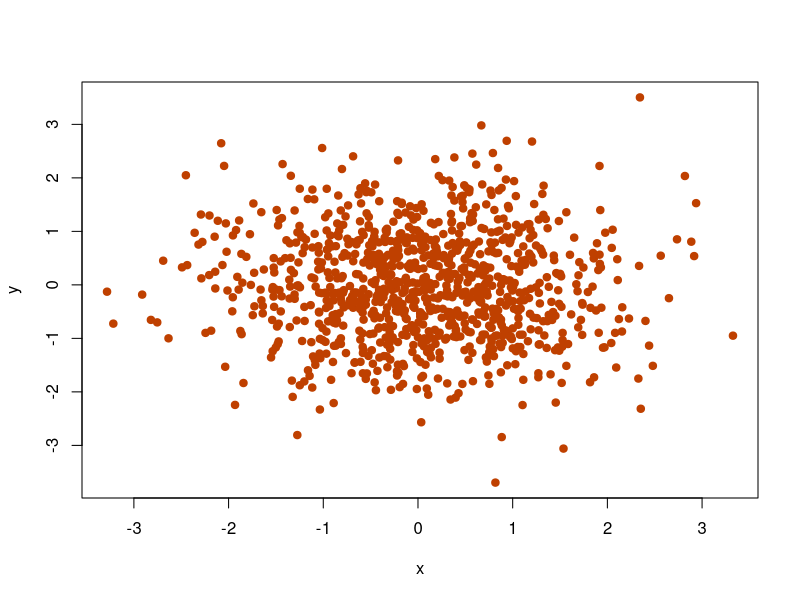
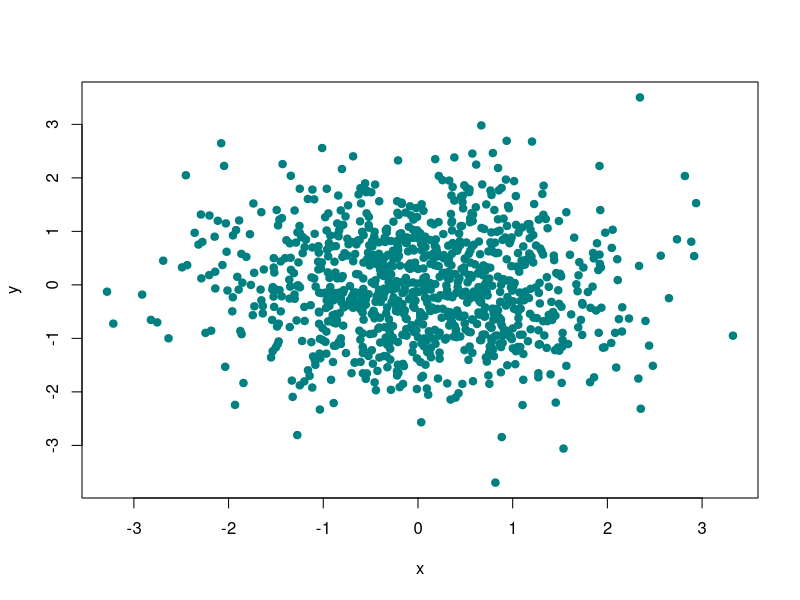
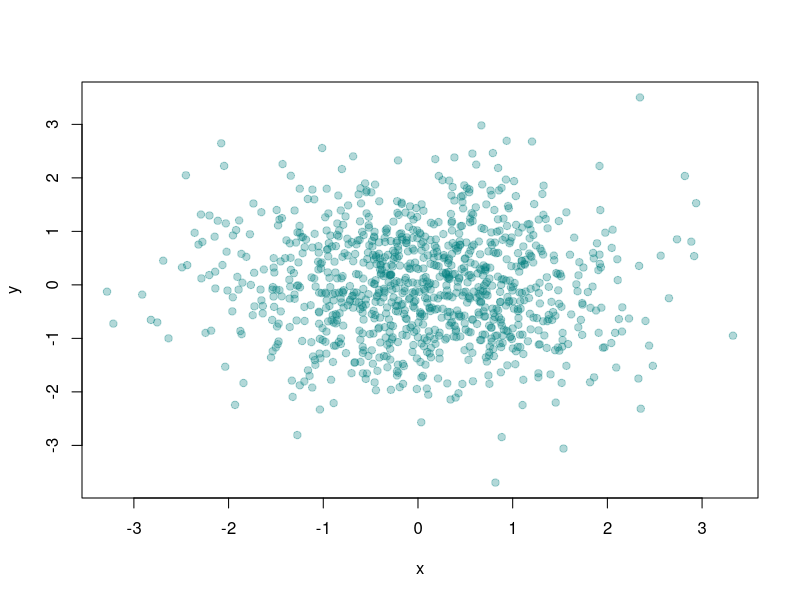
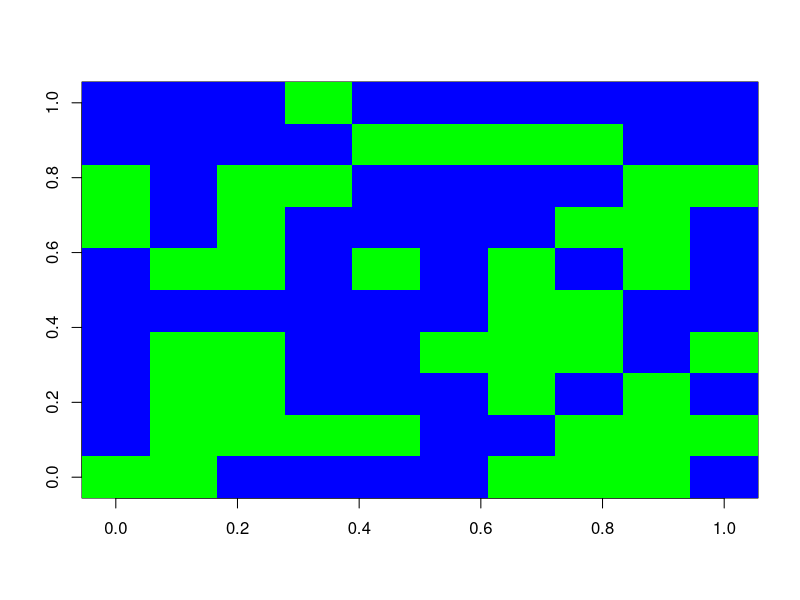
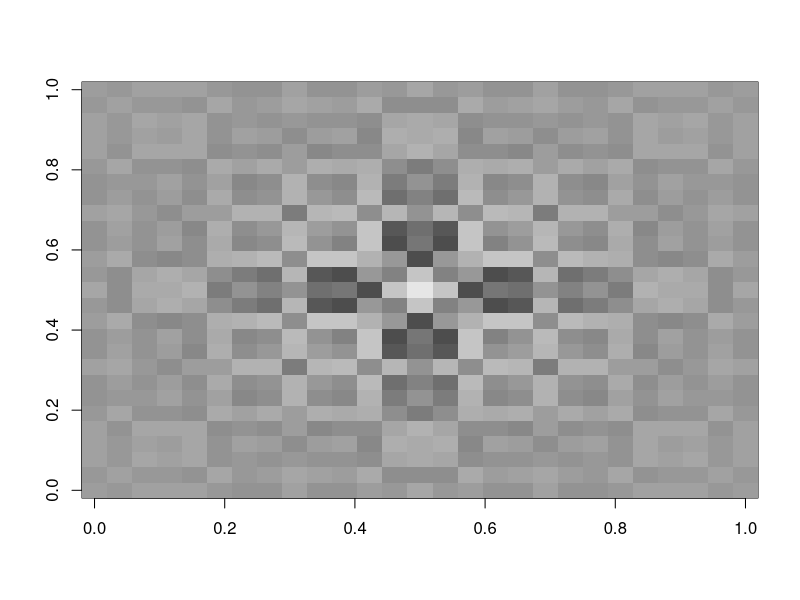
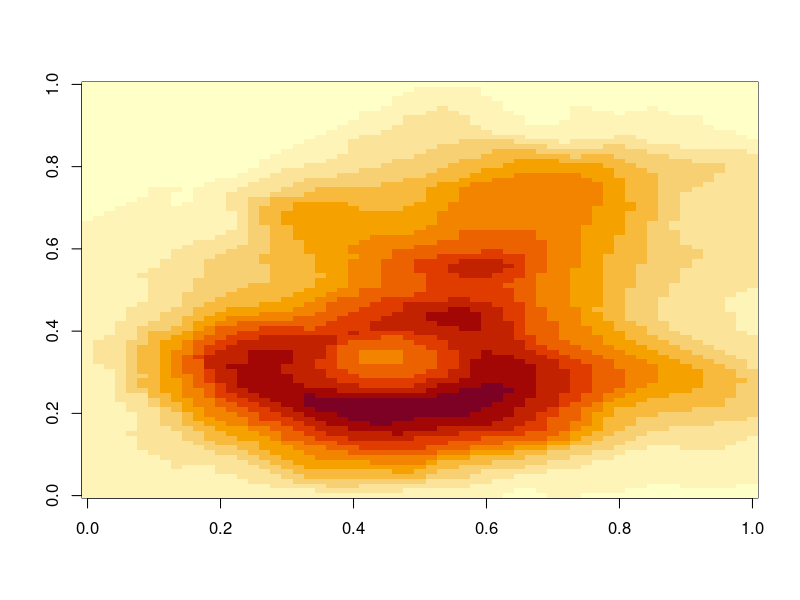
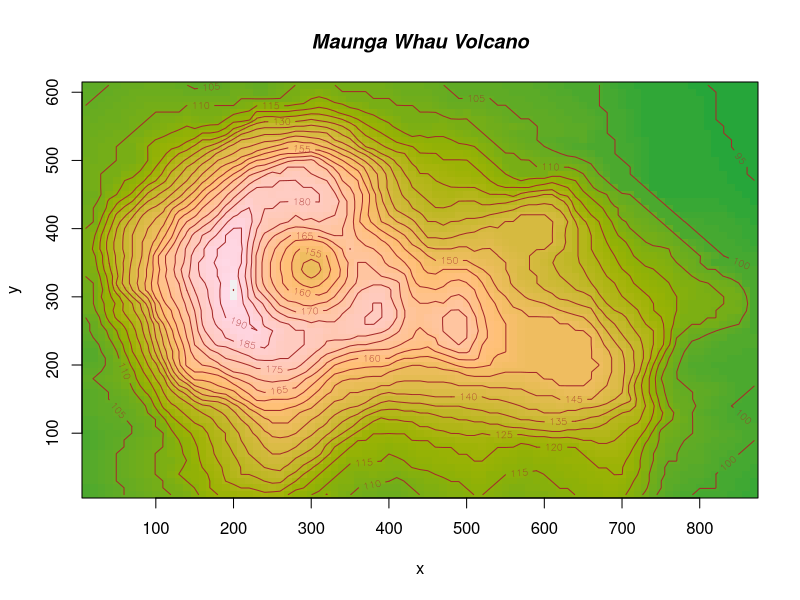

The R script that drew these images, in order:
# Here we see how colors works in R

x <- rnorm(1000)
y <- rnorm(1000)
?rgb

plot(x, y, pch = 19, 
     col = rgb(red = 0.75, green = 0.25, blue = 0))

plot(x, y, pch = 19, 
     col = rgb(red = 0, green = 0.5, blue = 0.5))
## if we want see more
plot(x, y, pch = 19, 
     col = rgb(red = 0, green = 0.5, blue = 0.5, alpha = 0.3))


?image
image(x = matrix(rnorm(100), 10, 10), col = c("blue", "green"))

require("grDevices") # for colours
x <- y <- seq(-4*pi, 4*pi, length.out = 27)
r <- sqrt(outer(x^2, y^2, "+"))
image(z = z <- cos(r^2)*exp(-r/6), col = gray.colors(33))

image(t(volcano)[ncol(volcano):1,])

# A prettier display of the volcano
x <- 10*(1:nrow(volcano))
y <- 10*(1:ncol(volcano))
image(x, y, volcano, col = hcl.colors(100, "terrain"), axes = FALSE)
contour(x, y, volcano, levels = seq(90, 200, by = 5),
        add = TRUE, col = "brown")
axis(1, at = seq(100, 800, by = 100))
axis(2, at = seq(100, 600, by = 100))
box()
title(main = "Maunga Whau Volcano", font.main = 4)

# more search on,
# RColorBrewer
# colorRamp